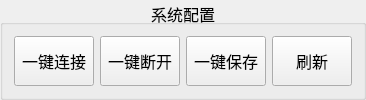
               <widget class="QGroupBox" name="groupBox_21">
                <property name="font">
                 <font>
                  <pointsize>12</pointsize>
                 </font>
                </property>
                <property name="title">
                 <string>系统配置</string>
                </property>
                <property name="alignment">
                 <set>Qt::AlignCenter</set>
                </property>
                <layout class="QGridLayout" name="gridLayout_42">
                 <item row="0" column="0">
                  <layout class="QVBoxLayout" name="verticalLayout_39" stretch="1">
                   <item>
                    <layout class="QHBoxLayout" name="horizontalLayout_49">
                     <item>
                      <widget class="QPushButton" name="pushButton_connect">
                       <property name="sizePolicy">
                        <sizepolicy hsizetype="Minimum" vsizetype="Expanding">
                         <horstretch>0</horstretch>
                         <verstretch>0</verstretch>
                        </sizepolicy>
                       </property>
                       <property name="minimumSize">
                        <size>
                         <width>0</width>
                         <height>30</height>
                        </size>
                       </property>
                       <property name="font">
                        <font>
                         <pointsize>12</pointsize>
                        </font>
                       </property>
                       <property name="text">
                        <string>一键连接</string>
                       </property>
                      </widget>
                     </item>
                     <item>
                      <widget class="QPushButton" name="pushButton_disconnect">
                       <property name="sizePolicy">
                        <sizepolicy hsizetype="Minimum" vsizetype="Expanding">
                         <horstretch>0</horstretch>
                         <verstretch>0</verstretch>
                        </sizepolicy>
                       </property>
                       <property name="minimumSize">
                        <size>
                         <width>0</width>
                         <height>30</height>
                        </size>
                       </property>
                       <property name="font">
                        <font>
                         <pointsize>12</pointsize>
                        </font>
                       </property>
                       <property name="text">
                        <string>一键断开</string>
                       </property>
                      </widget>
                     </item>
                     <item>
                      <widget class="QPushButton" name="pushButton_save">
                       <property name="sizePolicy">
                        <sizepolicy hsizetype="Minimum" vsizetype="Expanding">
                         <horstretch>0</horstretch>
                         <verstretch>0</verstretch>
                        </sizepolicy>
                       </property>
                       <property name="minimumSize">
                        <size>
                         <width>0</width>
                         <height>30</height>
                        </size>
                       </property>
                       <property name="font">
                        <font>
                         <pointsize>12</pointsize>
                        </font>
                       </property>
                       <property name="text">
                        <string>一键保存</string>
                       </property>
                      </widget>
                     </item>
                     <item>
                      <widget class="QPushButton" name="pushButton_refresh">
                       <property name="sizePolicy">
                        <sizepolicy hsizetype="Minimum" vsizetype="Expanding">
                         <horstretch>0</horstretch>
                         <verstretch>0</verstretch>
                        </sizepolicy>
                       </property>
                       <property name="minimumSize">
                        <size>
                         <width>0</width>
                         <height>30</height>
                        </size>
                       </property>
                       <property name="font">
                        <font>
                         <pointsize>12</pointsize>
                        </font>
                       </property>
                       <property name="text">
                        <string>刷新</string>
                       </property>
                      </widget>
                     </item>
                    </layout>
                   </item>
                  </layout>
                 </item>
                </layout>
               </widget>
